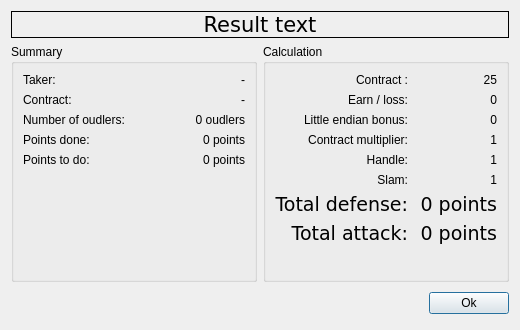
<?xml version="1.0" encoding="UTF-8"?>
<ui version="4.0">
 <class>ResultUI</class>
 <widget class="QDialog" name="ResultUI">
  <property name="geometry">
   <rect>
    <x>0</x>
    <y>0</y>
    <width>520</width>
    <height>330</height>
   </rect>
  </property>
  <property name="windowTitle">
   <string>Deal score result</string>
  </property>
  <layout class="QGridLayout">
   <item row="0" column="0" colspan="2">
    <widget class="QLabel" name="lblResultat">
     <property name="sizePolicy">
      <sizepolicy hsizetype="Preferred" vsizetype="Fixed">
       <horstretch>0</horstretch>
       <verstretch>0</verstretch>
      </sizepolicy>
     </property>
     <property name="font">
      <font>
       <family>Verdana</family>
       <pointsize>16</pointsize>
       <weight>50</weight>
       <italic>false</italic>
       <bold>false</bold>
       <underline>false</underline>
       <strikeout>false</strikeout>
      </font>
     </property>
     <property name="frameShape">
      <enum>QFrame::Box</enum>
     </property>
     <property name="text">
      <string>Result text</string>
     </property>
     <property name="textFormat">
      <enum>Qt::RichText</enum>
     </property>
     <property name="scaledContents">
      <bool>false</bool>
     </property>
     <property name="alignment">
      <set>Qt::AlignCenter</set>
     </property>
    </widget>
   </item>
   <item row="1" column="0">
    <widget class="QGroupBox" name="groupBox1">
     <property name="title">
      <string>Summary</string>
     </property>
     <layout class="QGridLayout" name="gridLayout1">
      <item row="0" column="0">
       <layout class="QVBoxLayout" name="verticalLayout">
        <item>
         <widget class="QLabel" name="TextLabel1">
          <property name="text">
           <string>Taker:</string>
          </property>
         </widget>
        </item>
        <item>
         <widget class="QLabel" name="TextLabel2">
          <property name="text">
           <string>Contract:</string>
          </property>
         </widget>
        </item>
        <item>
         <widget class="QLabel" name="TextLabel3">
          <property name="text">
           <string>Number of oudlers:</string>
          </property>
         </widget>
        </item>
        <item>
         <widget class="QLabel" name="TextLabel5">
          <property name="text">
           <string>Points done:</string>
          </property>
         </widget>
        </item>
        <item>
         <widget class="QLabel" name="label">
          <property name="text">
           <string>Points to do:</string>
          </property>
         </widget>
        </item>
       </layout>
      </item>
      <item row="0" column="1">
       <layout class="QVBoxLayout" name="verticalLayout_2">
        <item>
         <widget class="QLabel" name="lblTaker">
          <property name="text">
           <string>-</string>
          </property>
          <property name="alignment">
           <set>Qt::AlignRight|Qt::AlignTrailing|Qt::AlignVCenter</set>
          </property>
         </widget>
        </item>
        <item>
         <widget class="QLabel" name="lblContrat">
          <property name="text">
           <string>-</string>
          </property>
          <property name="alignment">
           <set>Qt::AlignRight|Qt::AlignTrailing|Qt::AlignVCenter</set>
          </property>
         </widget>
        </item>
        <item>
         <widget class="QLabel" name="lblNbBouts">
          <property name="text">
           <string>0 oudlers</string>
          </property>
          <property name="alignment">
           <set>Qt::AlignRight|Qt::AlignTrailing|Qt::AlignVCenter</set>
          </property>
         </widget>
        </item>
        <item>
         <widget class="QLabel" name="lblPoints">
          <property name="text">
           <string>0 points</string>
          </property>
          <property name="alignment">
           <set>Qt::AlignRight|Qt::AlignTrailing|Qt::AlignVCenter</set>
          </property>
         </widget>
        </item>
        <item>
         <widget class="QLabel" name="lblPointsToDo">
          <property name="text">
           <string>0 points</string>
          </property>
          <property name="alignment">
           <set>Qt::AlignRight|Qt::AlignTrailing|Qt::AlignVCenter</set>
          </property>
         </widget>
        </item>
       </layout>
      </item>
      <item row="1" column="0">
       <spacer>
        <property name="orientation">
         <enum>Qt::Vertical</enum>
        </property>
        <property name="sizeHint" stdset="0">
         <size>
          <width>20</width>
          <height>40</height>
         </size>
        </property>
       </spacer>
      </item>
     </layout>
    </widget>
   </item>
   <item row="1" column="1">
    <widget class="QGroupBox" name="groupBox_2">
     <property name="title">
      <string>Calculation</string>
     </property>
     <layout class="QGridLayout">
      <property name="leftMargin">
       <number>9</number>
      </property>
      <property name="topMargin">
       <number>9</number>
      </property>
      <property name="rightMargin">
       <number>9</number>
      </property>
      <property name="bottomMargin">
       <number>9</number>
      </property>
      <property name="spacing">
       <number>6</number>
      </property>
      <item row="0" column="0">
       <layout class="QHBoxLayout">
        <property name="spacing">
         <number>6</number>
        </property>
        <property name="leftMargin">
         <number>0</number>
        </property>
        <property name="topMargin">
         <number>0</number>
        </property>
        <property name="rightMargin">
         <number>0</number>
        </property>
        <property name="bottomMargin">
         <number>0</number>
        </property>
        <item>
         <layout class="QVBoxLayout">
          <property name="spacing">
           <number>6</number>
          </property>
          <property name="leftMargin">
           <number>0</number>
          </property>
          <property name="topMargin">
           <number>0</number>
          </property>
          <property name="rightMargin">
           <number>0</number>
          </property>
          <property name="bottomMargin">
           <number>0</number>
          </property>
          <item>
           <widget class="QLabel" name="TextLabel1_2">
            <property name="text">
             <string>Contract :</string>
            </property>
            <property name="alignment">
             <set>Qt::AlignRight|Qt::AlignTrailing|Qt::AlignVCenter</set>
            </property>
           </widget>
          </item>
          <item>
           <widget class="QLabel" name="TextLabel2_2">
            <property name="text">
             <string>Earn / loss:</string>
            </property>
            <property name="alignment">
             <set>Qt::AlignRight|Qt::AlignTrailing|Qt::AlignVCenter</set>
            </property>
           </widget>
          </item>
          <item>
           <widget class="QLabel" name="TextLabel4_2">
            <property name="text">
             <string>Little endian bonus:</string>
            </property>
            <property name="alignment">
             <set>Qt::AlignRight|Qt::AlignTrailing|Qt::AlignVCenter</set>
            </property>
           </widget>
          </item>
          <item>
           <widget class="QLabel" name="TextLabel3_2">
            <property name="text">
             <string>Contract multiplier:</string>
            </property>
            <property name="alignment">
             <set>Qt::AlignRight|Qt::AlignTrailing|Qt::AlignVCenter</set>
            </property>
           </widget>
          </item>
          <item>
           <widget class="QLabel" name="TextLabel5_2">
            <property name="text">
             <string>Handle:</string>
            </property>
            <property name="alignment">
             <set>Qt::AlignRight|Qt::AlignTrailing|Qt::AlignVCenter</set>
            </property>
           </widget>
          </item>
          <item>
           <widget class="QLabel" name="TextLabel6_2">
            <property name="text">
             <string>Slam:</string>
            </property>
            <property name="alignment">
             <set>Qt::AlignRight|Qt::AlignTrailing|Qt::AlignVCenter</set>
            </property>
           </widget>
          </item>
          <item>
           <widget class="QLabel" name="TextLabel6_2_2">
            <property name="font">
             <font>
              <family>Verdana</family>
              <pointsize>14</pointsize>
              <weight>50</weight>
              <italic>false</italic>
              <bold>false</bold>
              <underline>false</underline>
              <strikeout>false</strikeout>
             </font>
            </property>
            <property name="text">
             <string>Total defense:</string>
            </property>
            <property name="alignment">
             <set>Qt::AlignRight|Qt::AlignTrailing|Qt::AlignVCenter</set>
            </property>
           </widget>
          </item>
          <item>
           <widget class="QLabel" name="TextLabel6_2_2_2">
            <property name="font">
             <font>
              <family>Verdana</family>
              <pointsize>14</pointsize>
              <weight>50</weight>
              <italic>false</italic>
              <bold>false</bold>
              <underline>false</underline>
              <strikeout>false</strikeout>
             </font>
            </property>
            <property name="text">
             <string>Total attack:</string>
            </property>
            <property name="alignment">
             <set>Qt::AlignRight|Qt::AlignTrailing|Qt::AlignVCenter</set>
            </property>
           </widget>
          </item>
         </layout>
        </item>
        <item>
         <layout class="QVBoxLayout">
          <property name="spacing">
           <number>6</number>
          </property>
          <property name="leftMargin">
           <number>0</number>
          </property>
          <property name="topMargin">
           <number>0</number>
          </property>
          <property name="rightMargin">
           <number>0</number>
          </property>
          <property name="bottomMargin">
           <number>0</number>
          </property>
          <item>
           <widget class="QLabel" name="lblPtContrat">
            <property name="text">
             <string>25</string>
            </property>
            <property name="alignment">
             <set>Qt::AlignRight|Qt::AlignTrailing|Qt::AlignVCenter</set>
            </property>
           </widget>
          </item>
          <item>
           <widget class="QLabel" name="lblGains">
            <property name="text">
             <string>0</string>
            </property>
            <property name="alignment">
             <set>Qt::AlignRight|Qt::AlignTrailing|Qt::AlignVCenter</set>
            </property>
           </widget>
          </item>
          <item>
           <widget class="QLabel" name="lblPetit">
            <property name="text">
             <string>0</string>
            </property>
            <property name="alignment">
             <set>Qt::AlignRight|Qt::AlignTrailing|Qt::AlignVCenter</set>
            </property>
           </widget>
          </item>
          <item>
           <widget class="QLabel" name="lblMultiple">
            <property name="text">
             <string>1</string>
            </property>
            <property name="alignment">
             <set>Qt::AlignRight|Qt::AlignTrailing|Qt::AlignVCenter</set>
            </property>
           </widget>
          </item>
          <item>
           <widget class="QLabel" name="lblPoignee">
            <property name="text">
             <string>1</string>
            </property>
            <property name="alignment">
             <set>Qt::AlignRight|Qt::AlignTrailing|Qt::AlignVCenter</set>
            </property>
           </widget>
          </item>
          <item>
           <widget class="QLabel" name="lblChelem">
            <property name="text">
             <string>1</string>
            </property>
            <property name="alignment">
             <set>Qt::AlignRight|Qt::AlignTrailing|Qt::AlignVCenter</set>
            </property>
           </widget>
          </item>
          <item>
           <widget class="QLabel" name="lblTotalDefense">
            <property name="font">
             <font>
              <family>Verdana</family>
              <pointsize>14</pointsize>
              <weight>50</weight>
              <italic>false</italic>
              <bold>false</bold>
              <underline>false</underline>
              <strikeout>false</strikeout>
             </font>
            </property>
            <property name="text">
             <string>0 points</string>
            </property>
            <property name="alignment">
             <set>Qt::AlignBottom|Qt::AlignRight|Qt::AlignTrailing</set>
            </property>
           </widget>
          </item>
          <item>
           <widget class="QLabel" name="lblTotalAttaque">
            <property name="font">
             <font>
              <family>Verdana</family>
              <pointsize>14</pointsize>
              <weight>50</weight>
              <italic>false</italic>
              <bold>false</bold>
              <underline>false</underline>
              <strikeout>false</strikeout>
             </font>
            </property>
            <property name="text">
             <string>0 points</string>
            </property>
            <property name="alignment">
             <set>Qt::AlignBottom|Qt::AlignRight|Qt::AlignTrailing</set>
            </property>
           </widget>
          </item>
         </layout>
        </item>
       </layout>
      </item>
      <item row="1" column="0">
       <spacer>
        <property name="orientation">
         <enum>Qt::Vertical</enum>
        </property>
        <property name="sizeHint" stdset="0">
         <size>
          <width>20</width>
          <height>40</height>
         </size>
        </property>
       </spacer>
      </item>
     </layout>
    </widget>
   </item>
   <item row="2" column="0" colspan="2">
    <layout class="QHBoxLayout" name="_2">
     <item>
      <spacer>
       <property name="orientation">
        <enum>Qt::Horizontal</enum>
       </property>
       <property name="sizeHint" stdset="0">
        <size>
         <width>271</width>
         <height>31</height>
        </size>
       </property>
      </spacer>
     </item>
     <item>
      <widget class="QPushButton" name="okButton">
       <property name="text">
        <string>Ok</string>
       </property>
      </widget>
     </item>
    </layout>
   </item>
  </layout>
 </widget>
 <resources/>
 <connections>
  <connection>
   <sender>okButton</sender>
   <signal>clicked()</signal>
   <receiver>ResultUI</receiver>
   <slot>accept()</slot>
   <hints>
    <hint type="sourcelabel">
     <x>426</x>
     <y>297</y>
    </hint>
    <hint type="destinationlabel">
     <x>96</x>
     <y>254</y>
    </hint>
   </hints>
  </connection>
 </connections>
</ui>
